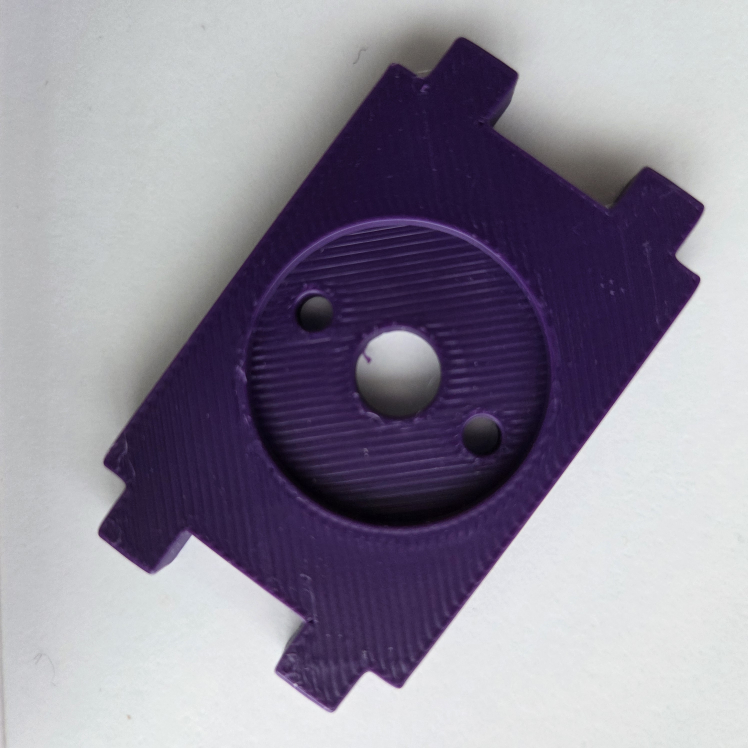
#> input picture images/motor_holder/motor_holder_8.jpg, 2992 x 2992 px, found by its file name (shown at 1/4 size)
$ python opencv_ConnectedComponents_Piece.py
#> lines starting #> are read from the running program, lines starting #| are printed output that depends on the picture; after the words box and inside, x2 and y2 are one past the last pixel; in counts of white or black regions, pixels touching at a corner belong together
import cv2 as cv
import numpy as np

# ============================================================
# Helper: display images nicely (resizable windows)
# ============================================================
def show(win_name, image, w=640, h=480):
    cv.namedWindow(win_name, cv.WINDOW_NORMAL)
    cv.resizeWindow(win_name, w, h)
    cv.imshow(win_name, image)

# ============================================================
# 0) Parameters (HSV thresholds + morphology + ROI)
# ============================================================

# --- Purple threshold to find the part (coarse) ---
H1_LOW, S1_LOW, V1_LOW = 120, 15, 15
H1_UP,  S1_UP,  V1_UP  = 160, 255, 255

# --- Purple threshold to refine inside ROI (slightly stricter V) ---
H2_LOW, S2_LOW, V2_LOW = 120, 15, 35
H2_UP,  S2_UP,  V2_UP  = 160, 255, 255

# Morphology settings
KERNEL_SIZE = (5, 5)
DILATE_IT_1 = 10
ERODE_IT_1  = 5

KERNEL_SIZE_2 = (5, 5)
ERODE_IT_2  = 5
DILATE_IT_2 = 5

# Circular ROI radius around the part centroid (pixels)
ROI_RADIUS = 550

# Connected component area filtering (heuristics)
MIN_AREA = 1000
MAX_AREA = 50000


# ============================================================
# 1) Load image
# ============================================================
img = cv.imread("images/motor_holder/motor_holder_8.jpg")
#> img is the input picture: shape (2992, 2992, 3); mean B, G, R 154.2, 139.9, 144.7
assert img is not None, "Error: image not found!"

img_draw = img.copy()  # we will draw results on this image
show("1 - Original Image", img)

# ============================================================
# 2) Convert to HSV (better for color segmentation)
# ============================================================
hsv = cv.cvtColor(img, cv.COLOR_BGR2HSV)
#> hsv: shape (2992, 2992, 3); mean H, S, V 105.6, 56.7, 154.5

# ============================================================
# 3) Step A: Detect the purple part (coarse mask)
# ============================================================
lower1 = np.array([H1_LOW, S1_LOW, V1_LOW])
upper1 = np.array([H1_UP,  S1_UP,  V1_UP])

purple_mask = cv.inRange(hsv, lower1, upper1)
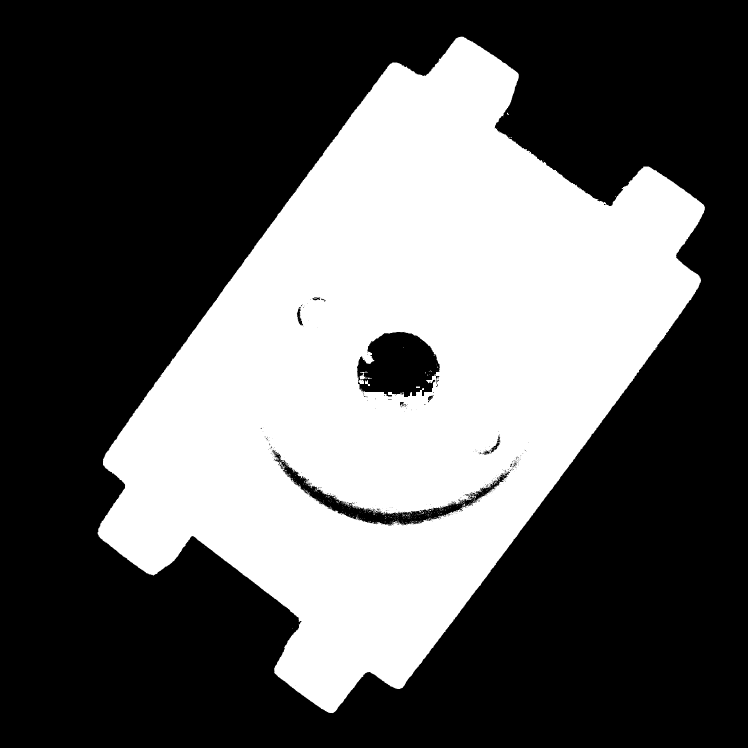
#> purple_mask: shape (2992, 2992) (shown at 1/4 size); 37% white; 561 white regions (548 under 20 px), largest, box (x1, y1, x2, y2) and area: (390, 146, 2820, 2853) 3304986, (1434, 1485, 1488, 1536) 768, (1460, 1520, 1480, 1544) 221
show("2 - Purple Mask (raw)", purple_mask)

# ============================================================
# 4) Clean the purple mask (morphology)
#    Dilation fills small gaps, erosion removes noise.
# ============================================================
kernel = cv.getStructuringElement(cv.MORPH_ELLIPSE, KERNEL_SIZE)

purple_mask_clean = cv.dilate(purple_mask, kernel, iterations=DILATE_IT_1)
#> purple_mask_clean: shape (2992, 2992); 39.8% white; 2 white regions, box (x1, y1, x2, y2) and area: (370, 126, 2840, 2873) 3562955, (1592, 1369, 1636, 1411) 1364
purple_mask_clean = cv.erode(purple_mask_clean, kernel, iterations=ERODE_IT_1)
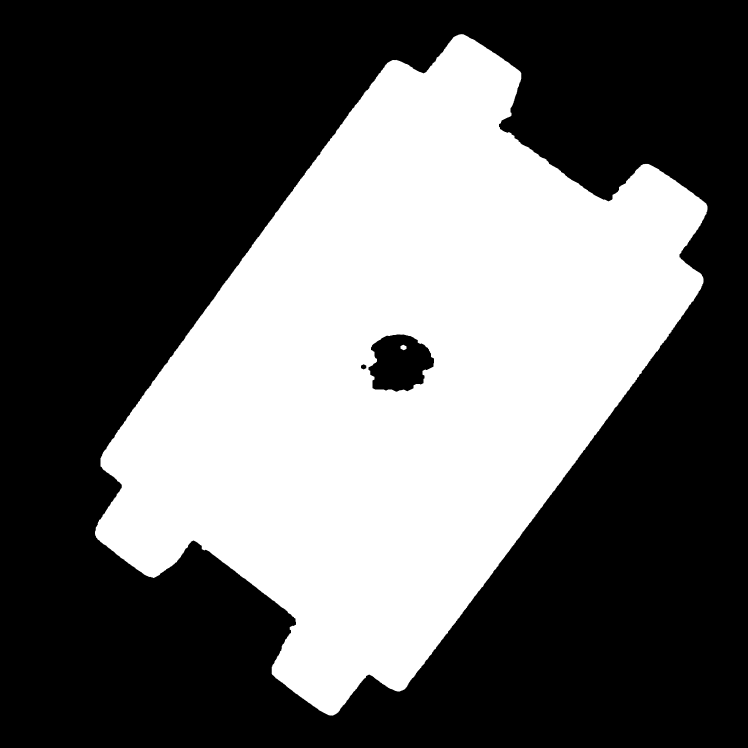
#> purple_mask_clean: shape (2992, 2992) (shown at 1/4 size); 38.7% white; 2 white regions, box (x1, y1, x2, y2) and area: (380, 136, 2830, 2863) 3462005, (1602, 1379, 1626, 1401) 384
show("3 - Purple Mask (clean)", purple_mask_clean)

# Visualize masked result (what pixels are selected)
purple_part = cv.bitwise_and(img, img, mask=purple_mask_clean)
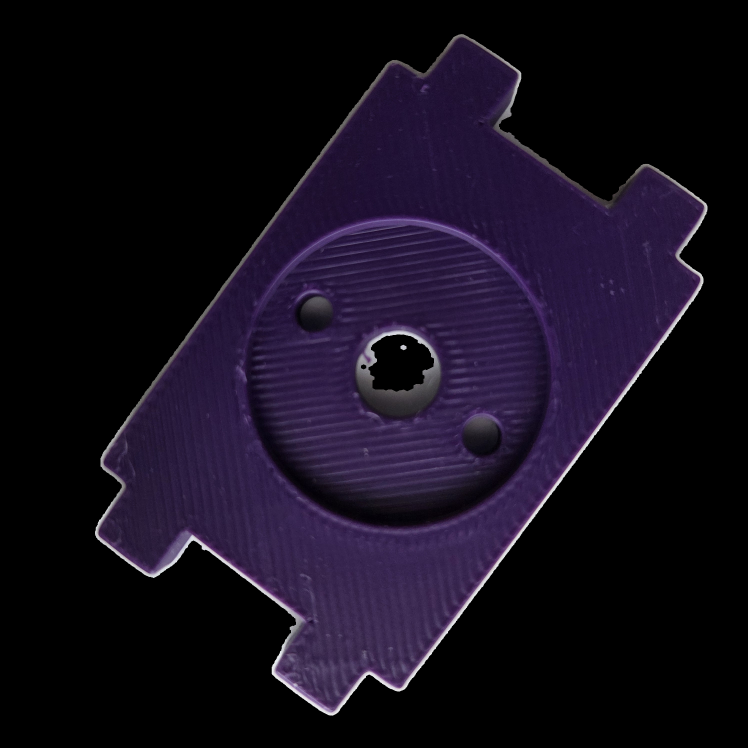
#> purple_part: shape (2992, 2992, 3) (shown at 1/4 size); mean B, G, R 27.2, 13.5, 19.6
show("4 - Purple Part Extracted", purple_part)

# ============================================================
# 5) Compute centroid of the purple region using image moments
#    centroid = (m10/m00, m01/m00)
# ============================================================
M = cv.moments(purple_mask_clean)
#> M = moments, m00 882909195, centre m10/m00, m01/m00 = (1601.1, 1492.3)

if M["m00"] != 0:
    part_cx = int(M["m10"] / M["m00"])
#> part_cx = 1601
    part_cy = int(M["m01"] / M["m00"])
#> part_cy = 1492
else:
    part_cx, part_cy = 0, 0

# Draw centroid on the extracted part for visualization
purple_part_centroid = purple_part.copy()
cv.circle(purple_part_centroid, (part_cx, part_cy), 20, (0, 0, 255), -1)
cv.putText(purple_part_centroid, "Part centroid", (part_cx + 10, part_cy - 10),
           cv.FONT_HERSHEY_SIMPLEX, 5, (0, 0, 255), 5)
show("5 - Part centroid (on purple part)", purple_part_centroid)

# ============================================================
# 6) Create a circular ROI around the part centroid
#    This limits the search region to avoid detecting unrelated blobs.
# ============================================================
H, W = img.shape[:2]
roi_mask = np.zeros((H, W), dtype=np.uint8)
cv.circle(roi_mask, (part_cx, part_cy), ROI_RADIUS, 255, -1)
#> roi_mask: shape (2992, 2992); 10.6% white; 1 white region, box (x1, y1, x2, y2) and area: (1051, 942, 2152, 2043) 950257
show("6 - Circular ROI mask", roi_mask)

# Apply ROI mask to HSV image (we only keep pixels inside the circle)
hsv_roi = cv.bitwise_and(hsv, hsv, mask=roi_mask)
#> hsv_roi: shape (2992, 2992, 3); mean H, S, V 14.1, 13.2, 7.8

# ============================================================
# 7) Step B: Refine purple segmentation inside ROI (stricter)
# ============================================================
lower2 = np.array([H2_LOW, S2_LOW, V2_LOW])
upper2 = np.array([H2_UP,  S2_UP,  V2_UP])

roi_purple_mask = cv.inRange(hsv_roi, lower2, upper2)
show("7 - Purple Mask inside ROI (raw)", roi_purple_mask)

# Clean ROI mask (opening-ish: erosion then dilation)
kernel2 = cv.getStructuringElement(cv.MORPH_ELLIPSE, KERNEL_SIZE_2)
roi_purple_mask_clean = cv.erode(roi_purple_mask, kernel2, iterations=ERODE_IT_2)
#> roi_purple_mask_clean: shape (2992, 2992); 8.4% white; 6 white regions (4 under 20 px), largest, box (x1, y1, x2, y2) and area: (1062, 952, 2141, 1988) 754834, (1629, 1635, 1637, 1651) 80
roi_purple_mask_clean = cv.dilate(roi_purple_mask_clean, kernel2, iterations=DILATE_IT_2)
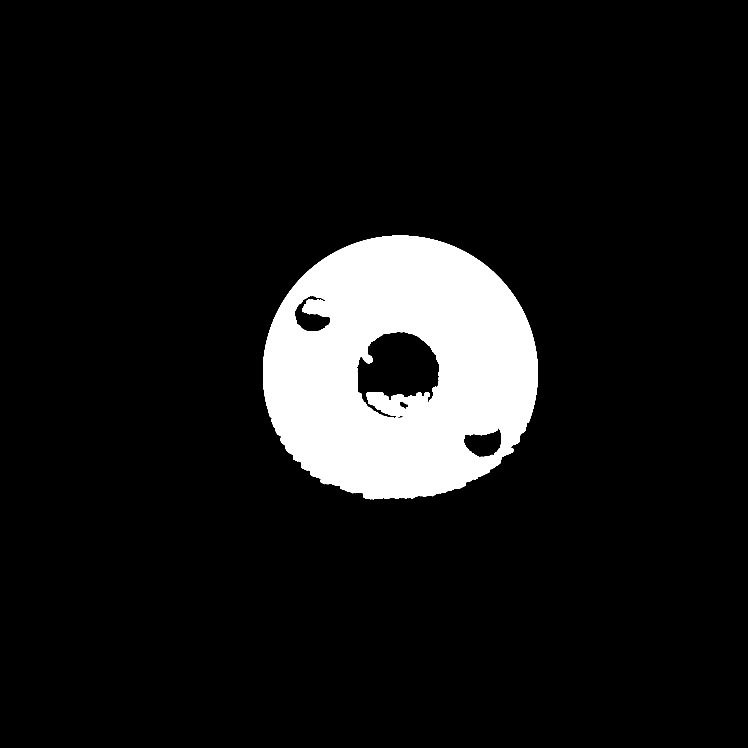
#> roi_purple_mask_clean: shape (2992, 2992) (shown at 1/4 size); 9.2% white; 1 white region, box (x1, y1, x2, y2) and area: (1052, 942, 2151, 1998) 824609
show("8 - Purple Mask inside ROI (clean)", roi_purple_mask_clean)

# ============================================================
# 8) Connected Components on the INVERTED mask
#    Why invert?
#    - If purple area is white, holes are black.
#    - Inverting makes holes white → easier to label as components.
# ============================================================
inv = cv.bitwise_not(roi_purple_mask_clean)
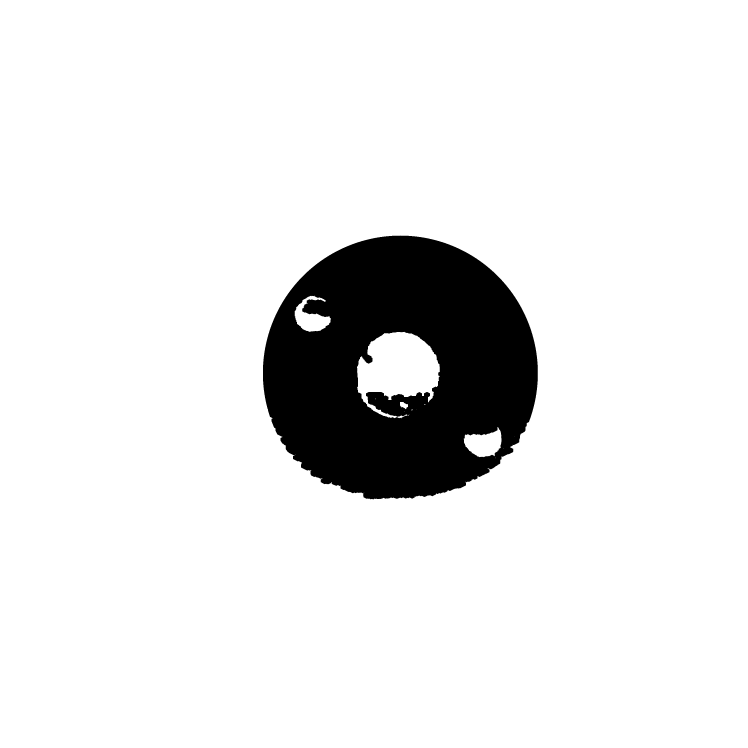
#> inv: shape (2992, 2992) (shown at 1/4 size); 90.8% white; 1 black region, box (x1, y1, x2, y2) and area: (1052, 942, 2151, 1998) 824609
show("9 - Inverted mask (holes become white)", inv)

num_labels, labels, stats, centroids = cv.connectedComponentsWithStats(inv, connectivity=8)
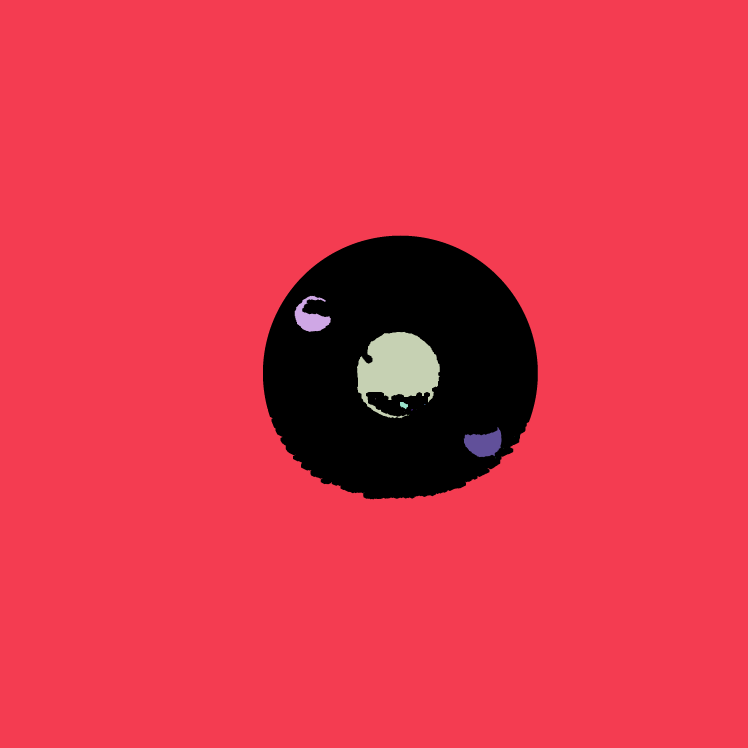
#> labels: shape (2992, 2992) int32 (shown at 1/4 size); 20 distinct labels, from 0 to 19; one colour per label, 0 black
#> num_labels = 20; stats = 20 rows, first 6: [1052, 942, 1099, 1056, 824609], [0, 0, 2992, 2992, 8034295], [1179, 1183, 145, 145, 10205], [1428, 1327, 331, 346, 70551], [1500, 1594, 3, 3, 6], [1600, 1608, 32, 29, 593]; centroids = 20 rows, first 8: [1600, 1473.6], [1483.6, 1497.8], [1242.8, 1270.6], [1592.4, 1472.7], [1500.8, 1595.2], [1614.7, 1620.3], [1698.5, 1616.5], [1648, 1639.2]

# Identify background label by largest area (area column is index 4)
areas = stats[:, 4]
#> areas = 20 values, max 8034295 at index 1, min 1 at index 8, mean 447603.2
background_label = int(np.argmax(areas))
#> background_label = 1

# ============================================================
# 9) Filter components by area and collect centroids
# ============================================================
kept_centers = []

# Visual: color labels (optional, helps students)
labels_vis = cv.applyColorMap((labels * (255 // max(1, num_labels-1))).astype(np.uint8), cv.COLORMAP_JET)
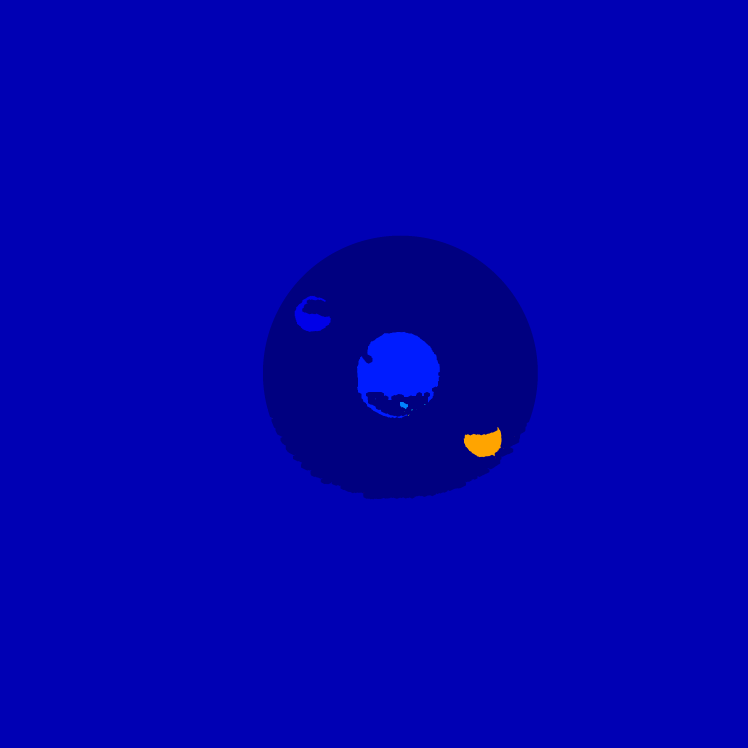
#> labels_vis: shape (2992, 2992, 3) (shown at 1/4 size); mean B, G, R 175.6, 0.4, 0.3
show("10 - Labels visualization", labels_vis)

for label_id in range(num_labels):

    if label_id == background_label:
        continue

    area = int(stats[label_id, 4])
    if area < MIN_AREA or area > MAX_AREA:
        continue

    cx, cy = centroids[label_id]
    cx_i, cy_i = int(round(cx)), int(round(cy))
    kept_centers.append((cx_i, cy_i))

    # Draw detected hole center on original image
    cv.circle(img_draw, (cx_i, cy_i), 12, (0, 0, 255), -1)
    cv.putText(img_draw, f"hole", (cx_i + 10, cy_i - 10),
               cv.FONT_HERSHEY_SIMPLEX, 0.7, (0, 0, 255), 2)
#> this loop made 20 passes
#> area on passes 1, 4, 6: 824609, 70551, 593
#> after the loop, kept_centers = [(1243, 1271), (1935, 1774)]

print("Detected hole centers:", kept_centers)
#| Detected hole centers: [(1243, 1271), (1935, 1774)]

# ------------------------------------------------------------
# 10) Draw distances between every pair of centers
# ------------------------------------------------------------
n = len(kept_centers)
#> n = 2

for i in range(n):
    x1, y1 = kept_centers[i]

    for j in range(i + 1, n):
        x2, y2 = kept_centers[j]

        # Draw line between centers
        cv.line(img_draw, (x1, y1), (x2, y2), (255, 0, 255), 10)

        # Euclidean distance in pixels
        d = float(np.hypot(x2 - x1, y2 - y1))

        # Put text at midpoint
        mx, my = (x1 + x2) // 2, (y1 + y2) // 2
        cv.putText(img_draw, f"{d:.1f}px", (mx + 5, my + 5),
                   cv.FONT_HERSHEY_SIMPLEX, 5, (255, 0, 255), 10)
#> this loop made 2 passes


# ============================================================
# 11) Final visualization
# ============================================================
show("11 - Final (centers + distances)", img_draw)
cv.waitKey(0)
cv.destroyAllWindows()

$ run again, with images/motor_holder/motor_holder_1.jpg copied over images/motor_holder/motor_holder_8.jpg
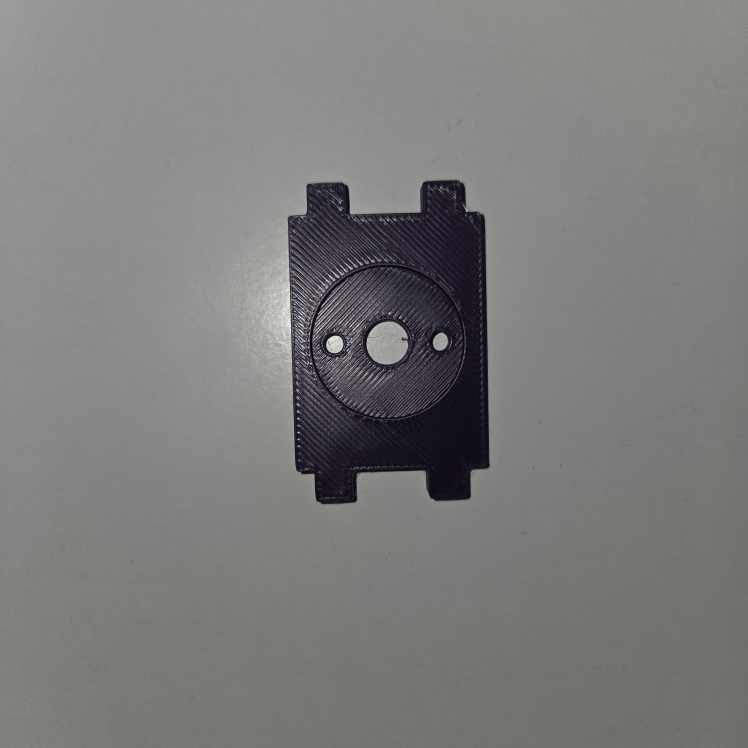
#> input picture images/motor_holder/motor_holder_1.jpg, 2992 x 2992 px, found by its file name (shown at 1/4 size)
#> img is the input picture: shape (2992, 2992, 3); mean B, G, R 122.1, 124.3, 123.5
#> hsv: shape (2992, 2992, 3); mean H, S, V 49.8, 13, 125.4
#> purple_mask: shape (2992, 2992); 8.6% white; 117 white regions (101 under 20 px), largest, box (x1, y1, x2, y2) and area: (1151, 721, 1956, 2014) 768583, (1253, 1278, 1286, 1318) 184, (1292, 1262, 1328, 1300) 173
#> M = moments, m00 232668885, centre m10/m00, m01/m00 = (1556.6, 1365.3)
#> part_cx = 1556
#> part_cy = 1365
#> roi_mask: shape (2992, 2992); 10.6% white; 1 white region, box (x1, y1, x2, y2) and area: (1006, 815, 2107, 1916) 950257
#> hsv_roi: shape (2992, 2992, 3); mean H, S, V 11.6, 5.6, 8.5
#> roi_purple_mask: shape (2992, 2992); 4.9% white; 856 white regions (719 under 20 px), largest, box (x1, y1, x2, y2) and area: (1154, 831, 1938, 1879) 245220, (1249, 1068, 1851, 1671) 175984, (1398, 1860, 1675, 1882) 2488
#> inv: shape (2992, 2992); 99.3% white; 20 black regions, largest, box (x1, y1, x2, y2) and area: (1514, 894, 1748, 1101) 15010, (1268, 872, 1485, 992) 11829, (1258, 1642, 1433, 1781) 9604
#> `num_labels, labels, stats, centroids = cv.connectedComponentsWithStats..`:
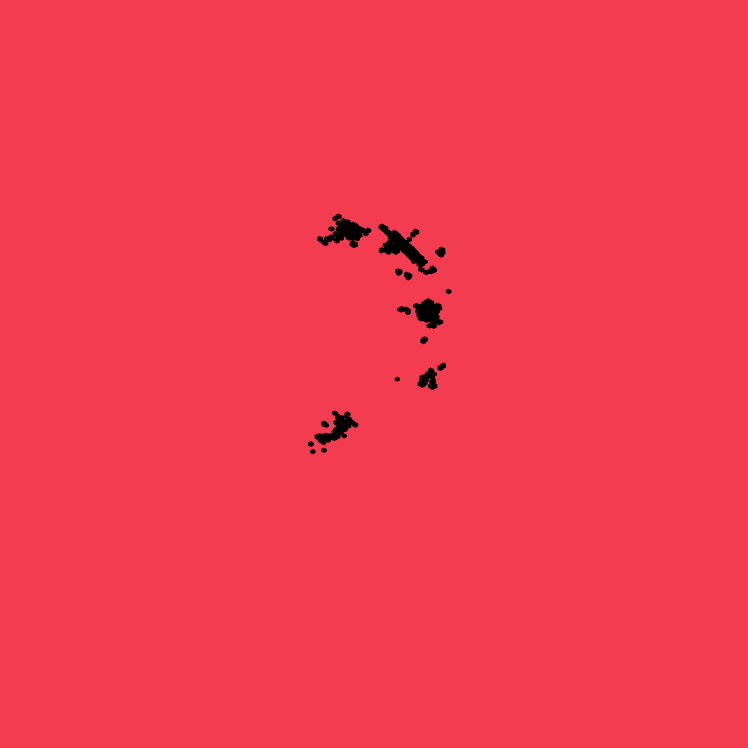
#> labels: shape (2992, 2992) int32 (shown at 1/4 size); 26 distinct labels, from 0 to 25; one colour per label, 0 black
#> num_labels = 26; stats = 26 rows, first 6: [1232, 854, 574, 963, 59964], [0, 0, 2992, 2992, 8892039], [1401, 894, 1, 1, 1], [1348, 927, 1, 1, 1], [1352, 932, 4, 3, 5], [1338, 947, 3, 4, 9]; centroids = 26 pairs, first value 1338.8 to 1747, second value 894 to 1718
#> areas = 26 values, max 8892039 at index 1, min 1 at index 2, mean 344310.2
#> background_label = 1
#> `labels_vis = cv.applyColorMap((labels * (255 // max(1, num_labels-1)))..`:
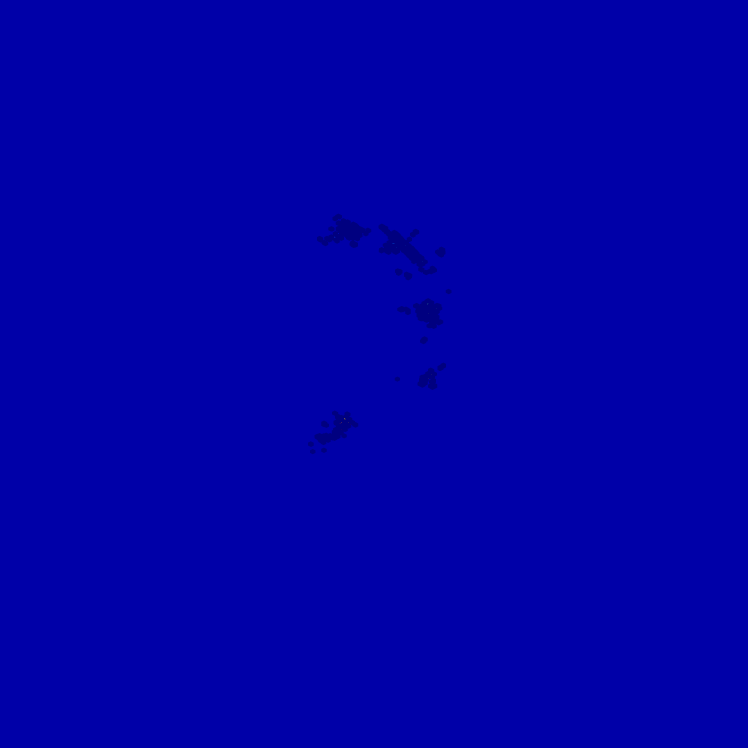
#> labels_vis: shape (2992, 2992, 3) (shown at 1/4 size); mean B, G, R 167.7, 0, 0
#> the loop `for label_id in range(num_labels): ` made 26 passes
#> area on pass 1: 59964
#> after the loop `for label_id in range(num_labels):`: kept_centers = []
#| Detected hole centers: []
#> n = 0
